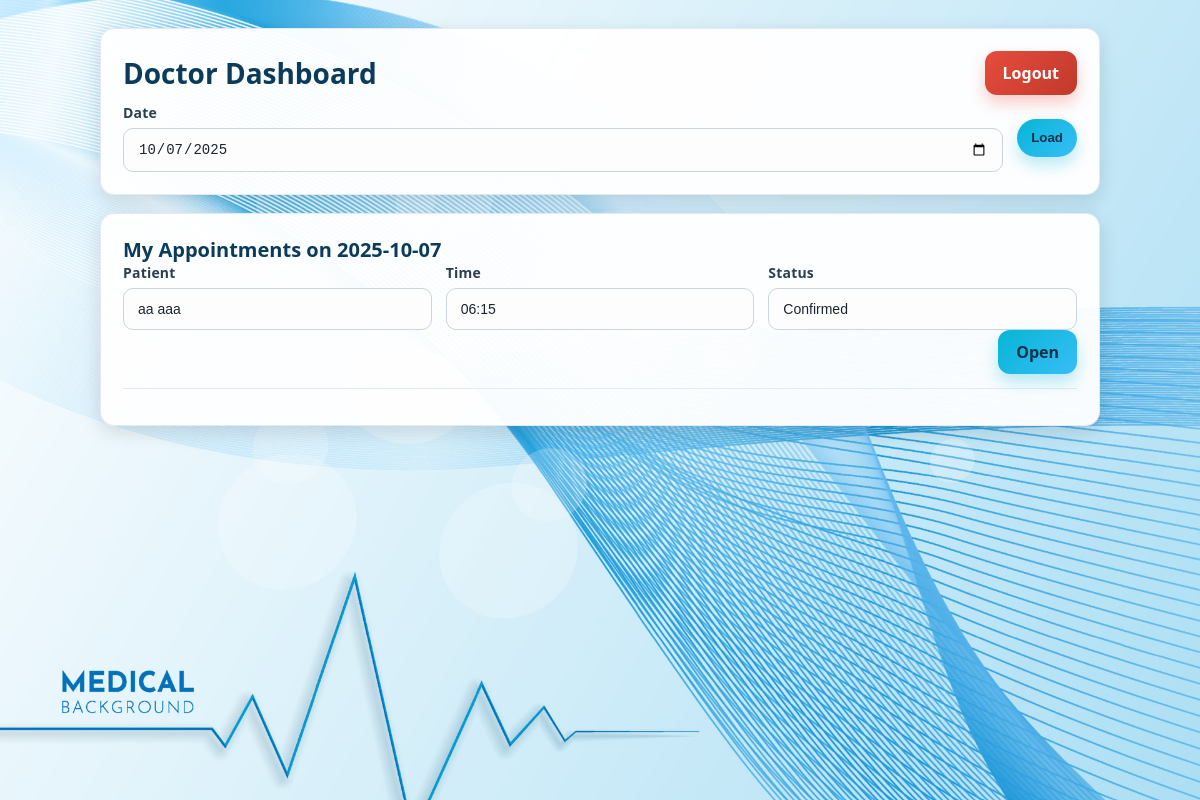
Screenshot of /doctor/dashboard/ (signed in) with the database file from the repository.
### accounts/models.py (models this page shows, shortened)
class Appointment(models.Model):
    doctor = models.ForeignKey(Doctor, on_delete=models.CASCADE, related_name='appointments')
    patient = models.ForeignKey(settings.AUTH_USER_MODEL, on_delete=models.CASCADE, related_name='appointments')
    appointment_date = models.DateField()
    appointment_time = models.TimeField()
    STATUS_CHOICES = (
        ('pending','Pending'),
        ('confirmed','Confirmed'),
        ('canceled','Canceled'),
    )
    status = models.CharField(max_length=10, choices=STATUS_CHOICES, default='pending')
    notes = models.TextField(blank=True, null=True)
    created_at = models.DateTimeField(auto_now_add=True)
    updated_at = models.DateTimeField(auto_now=True)
    class Meta:
        verbose_name = 'Appointment'
        verbose_name_plural = 'Appointments'
        constraints = [
            models.UniqueConstraint(
                fields=['doctor', 'appointment_date', 'appointment_time'],
                condition=Q(status__in=['pending', 'confirmed']),
                name='uniq_active_appointment_per_slot',
            ),
        ]

class CustomUser(AbstractUser):
    Role_Choice=(
        ('patient','Patient'),
        ('staff','Staff'),
        ('doctor','Doctor'),
        ('admin','Admin'),
    )
    role = models.CharField(max_length=20, choices=Role_Choice,default='patient',
                            help_text='User role controls access in the system')

### accounts/views.py (the view)
# urls.py: path('doctor/dashboard/',views.doctor_dashboard,name='doctor_dashboard'),
def doctor_dashboard(request):
    if not request.user.is_authenticated or getattr(request.user, 'role', '') != 'doctor':
        return redirect('doctor_login')
    doctor_profile = getattr(request.user, 'doctor', None)
    if doctor_profile is None:
        return render(request, 'Doctor/doctor_dashboard.html', {
            'error': 'Doctor profile is missing for this account.'
        })
    date_str = request.GET.get('date') or timezone.localdate().isoformat()
    try:
        selected_date = datetime.fromisoformat(date_str).date()
    except ValueError:
        selected_date = timezone.localdate()
    appts = (
        Appointment.objects
        .select_related('patient', 'doctor__user')
        .filter(doctor=doctor_profile, appointment_date=selected_date)
        .order_by('appointment_time')
    )
    return render(request, 'Doctor/doctor_dashboard.html', {
        'selected_date': selected_date.isoformat(),
        'appointments': appts,
    })

### Template/Doctor/doctor_dashboard.html (shortened to what this page needs)
{% load static %}
<!DOCTYPE html>
<html lang="en">
<head>
  <link rel="stylesheet" href="{% static 'Doctor/css/Doctor_dashboard_style.css' %}">
</head>
<body>
  <div class="MainPage">
    <div class="card">
      <div class="card-header">
        <h1>Doctor Dashboard</h1>
        <a href="{% url 'doctor_logout' %}" class="btn btn-pill btn-danger btn-sm">Logout</a>
      </div>
      <form method="get" action="" class="Inline-field" novalidate>
        <div class="field">
          <label for="date">Date</label>
          <input type="date" id="date" name="date" value="{{ selected_date|default:'' }}">
        </div>
        <div class="button-container">
          <button type="submit" class="btn btn-pill btn-primary btn-sm">Load</button>
        </div>
      </form>
    </div>
    <div class="card">
      <h2>My Appointments on {{ selected_date }}</h2>
      {% if appointments %}
      {% for a in appointments %}
      <div class="Inline-field">
        <div class="field">
          <label>Patient</label>
          <input type="text" value="{{ a.patient.get_full_name|default:a.patient.username }}" readonly>
        </div>
        <div class="field">
          <label>Time</label>
          <input type="text" value="{{ a.appointment_time|time:'H:i' }}" readonly>
        </div>
        <div class="field">
          <label>Status</label>
          <input type="text" value="{{ a.get_status_display }}" readonly>
        </div>
      </div>
      <div class="button-container" style="justify-content:flex-end;">
        {% if a.status == 'confirmed' %}
        <a href="{% url 'doctor_appointment_detail' a.id %}" class="btn btn-pill btn-primary btn-sm">Open</a>
        {% else %}
        <button type="button" class="btn btn-pill btn-sm" style="background:#eef2f7; cursor:not-allowed;" disabled>
          Locked
        </button>
        {% endif %}
      </div>
      <hr>
      {% endfor %}
      {% else %}
      <p class="error">No appointments found for this date.</p>
      {% endif %}
    </div>
  </div>
</body>
</html>

### Static/Doctor/css/Doctor_dashboard_style.css (style rules this page uses)
* { margin: 0; padding: 0; box-sizing: border-box }
html, body { height: 100%; font-family: system-ui, -apple-system, Segoe UI, Roboto, Arial, sans-serif; color: #1e2732 }
.MainPage { width: 100vw; min-height: 100vh; padding: 28px 16px 40px; background-image: url("/static/Patient/image/RegBack.jpg"); background-size: cover; background-repeat: no-repeat; background-position: center top; display: flex; flex-direction: column; align-items: center; gap: 18px; }
.card { width: 100%; max-width: 1000px; background: rgba(255, 255, 255, .96); border: 1px solid #e5e9f2; border-radius: 14px; box-shadow: 0 6px 20px rgba(0, 0, 0, .12); padding: 22px; }
.card-header { display: flex; justify-content: space-between; align-items: center; gap: 12px; margin-bottom: 8px; }
.card-header h1 { margin: 0; font-size: 28px; font-weight: 800; color: #0b3b5a }
.Inline-field { display: flex; gap: 14px; flex-wrap: wrap }
.field { display: flex; flex-direction: column; gap: 6px; flex: 1; min-width: 220px }
label { font-size: 14px; font-weight: 600; color: #2c3e50; letter-spacing: .2px }
input, select, textarea { border: 1px solid #ccd5df; width: 100%; padding: 12px 14px; border-radius: 10px; background: #fdfdfd; color: #1b2430; font-size: 14px; transition: border-color .2s, background .2s, box-shadow .2s; }
.button-container { display: flex; gap: 12px; align-items: center; flex-wrap: wrap }
.btn, .btn:link, .btn:visited { display: inline-flex; align-items: center; justify-content: center; height: 44px; padding: 0 18px; border: 0; border-radius: 12px; cursor: pointer; font-weight: 700; text-decoration: none; transition: background .25s, color .25s, box-shadow .2s, transform .06s; }
.btn-pill { border-radius: 9999px }
.btn-sm { height: 38px; padding: 0 14px; font-weight: 700 }
.btn-primary { background: linear-gradient(135deg, #06b6d4, #38bdf8); color: #04324a; box-shadow: 0 8px 16px rgba(6, 182, 212, .28) }
.btn-danger { background: linear-gradient(135deg, #e74c3c, #c0392b); color: #fff; box-shadow: 0 8px 16px rgba(231, 76, 60, .28) }
h2 { font-size: 20px; font-weight: 800; color: #0b3b5a }
hr { border: 0; border-top: 1px solid #e5e9f2; margin: 14px 0 }

### rows the page displays
Appointment: patient.get_full_name "aa aaa", appointment_time "06:15", status "Confirmed", shows "Open"

### other values shown
{{ selected_date }} "2025-10-07"
